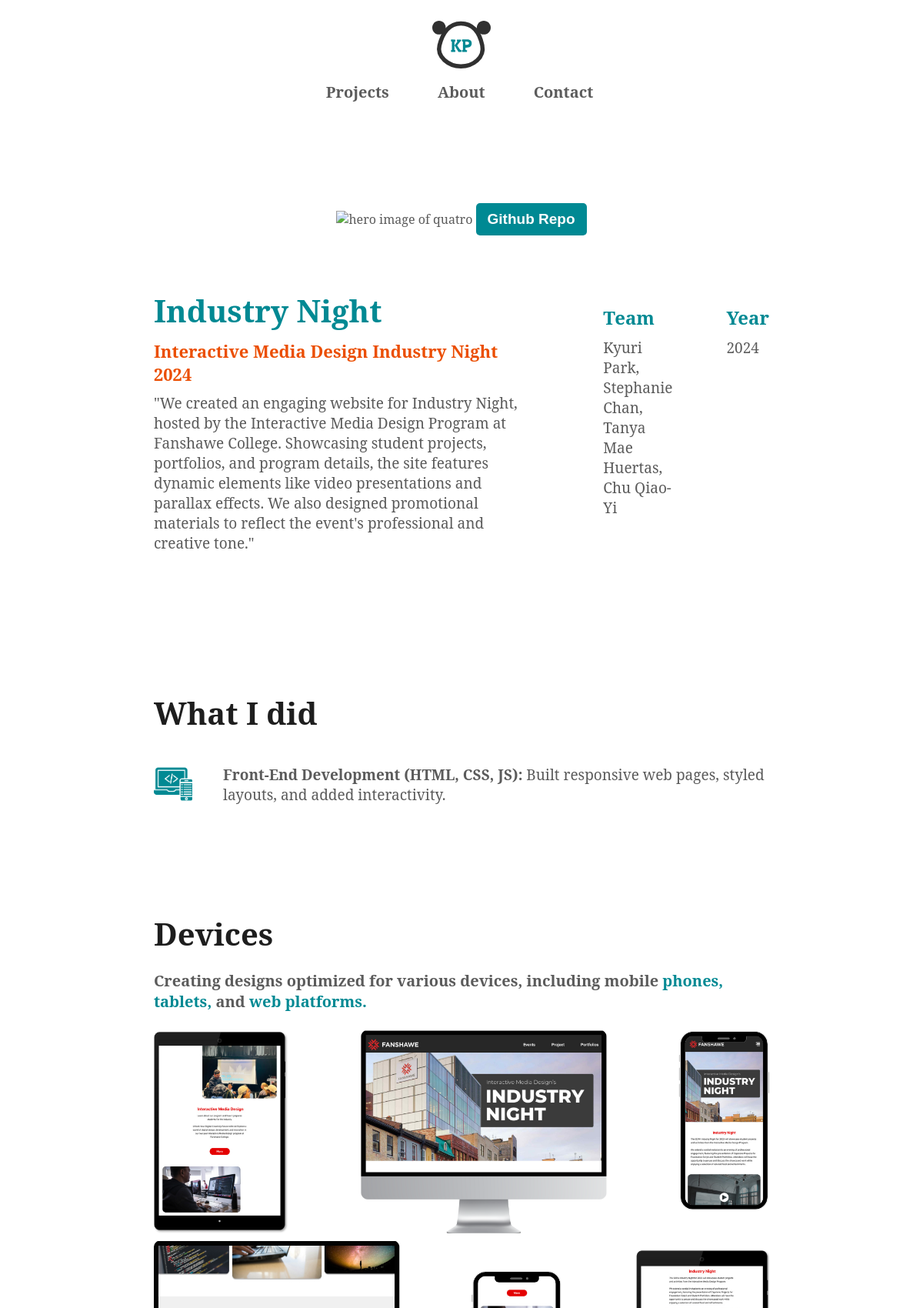
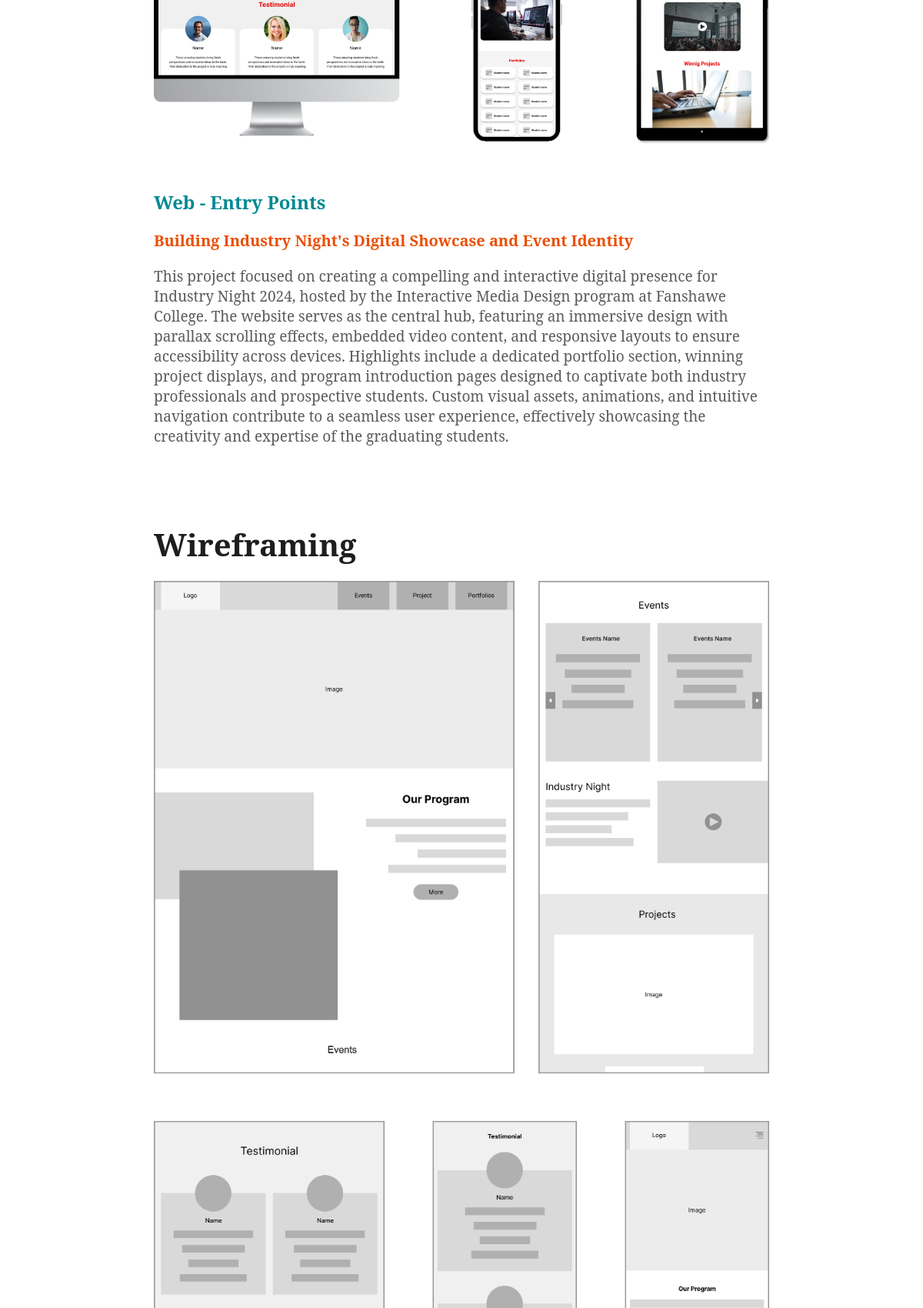
The app's page /industry.php (upper part) with its own data (2 pictures, top to bottom).
### tables this page shows
CREATE TABLE IF NOT EXISTS `projects` (
  `id` int NOT NULL AUTO_INCREMENT,
  `title` varchar(255) NOT NULL,
  `description` text NOT NULL,
  `team` varchar(255) NOT NULL,
  `year` int NOT NULL,
  `github_link` varchar(255) NOT NULL,
  `short_description` varchar(255) NOT NULL,
  `subtitle` varchar(255) NOT NULL,
  `instagram_link` varchar(255) DEFAULT NULL,
  `linkedin_link` varchar(255) DEFAULT NULL,
  `entry_point_h3` varchar(255) DEFAULT NULL,
  `entry_point_p` text,
  PRIMARY KEY (`id`)
);

### industry.php (the view, shortened to what this page needs)
<?php
include('includes/connect.php');
$projectQuery = "SELECT * FROM projects WHERE id = 3";
$projectResult = $conn->query($projectQuery);
$project = $projectResult->fetch_assoc();
$mediaQuery = "SELECT * FROM media WHERE project_id = 3";
$mediaResult = $conn->query($mediaQuery);
$images = [];
$videos = [];
while ($media = $mediaResult->fetch_assoc()) {
    if ($media['type'] == 'image') {
        $images[] = $media['file_path'];
    } elseif ($media['type'] == 'video') {
        $videos[] = $media['file_path'];
    }
}
?>
<!DOCTYPE html>
<html lang="en">
<head>
    <link rel="stylesheet" href="https://cdn.plyr.io/3.7.8/plyr.css">
    <link href="css/main.css" rel="stylesheet">
    <link href="css/grid.css" rel="stylesheet">
    <link rel="stylesheet" href="https://cdnjs.cloudflare.com/ajax/libs/font-awesome/6.0.0-beta3/css/all.min.css">
</head>
<body>
    <div id="sticky-nav-con">
        <header class="grid-con" id="main-header">
            <div id="logo" class="col-start-3 col-end-4 m-col-start-7 m-col-end-8 l-col-start-7 l-col-end-8 xl-col-start-7 xl-col-end-8">
                <img src="images/logo.svg" alt="KP Logo" />
            </div>
            <?php
            $current_page = basename($_SERVER['PHP_SELF']);
            ?>
            <nav id="main-nav" class="col-start-5 col-end-6 m-col-start-6 m-col-end-9 l-col-start-6 l-col-end-9 xl-col-start-6 xl-col-end-9">
                <div id="burger-con">
                    <ul>
                        <li><a href="index.php" class="<?= $current_page == 'index.php' ? 'active' : '' ?>">Projects</a></li>
                        <li><a href="about.html" class="<?= $current_page == 'about.html' ? 'active' : '' ?>">About</a></li>
                        <li><a href="contact.php" class="<?= $current_page == 'contact.php' ? 'active' : '' ?>">Contact</a></li>
                    </ul>
                </div>
            </nav>
        </header>
    </div>
    <br><br><br>
    <div class="case-study-body">
         <section id="quatro-hero">
        <img src="<?php echo $images[0]; ?>" alt="hero image of quatro">
        <?php if (!empty($project['github_link'])): ?>
            <a href="<?php echo $project['github_link']; ?>" target="_blank">
                <button>Github Repo</button>
            </a>
        <?php endif; ?>
        </section>
        <section id="industry-details-con">
            <div id="industry-details">
                <h2 class="Heading"><?php echo $project['title']; ?></h2>
                <h3><?php echo $project['subtitle']; ?></h3>
                <p><?php echo $project['description']; ?></p>
            </div>
            <div id="industry-team-year">
                <div>
                    <h2>Team</h2>
                    <p><?php echo $project['team']; ?></p>
                </div>
                <div>
                    <h2>Year</h2>
                    <p><?php echo $project['year']; ?></p>
                </div>
            </div>
        </section>
        <section id="what-I-did-con" class="grid-con">
            <h2 class="Heading col-span-full">What I did</h2>
            <div class="what-I-did col-span-full">
                <div id="front-end">
                    <img src="images/2.png" alt="front-end-icon">
                    <div><b>Front-End Development (HTML, CSS, JS):</b> Built responsive web pages, styled layouts, and added interactivity.</div>
                </div>
            </div>
        </section>
        <section id="devices-con">
            <h2 class="Heading">Devices</h2>
            <h3>Creating designs optimized for various devices, including mobile <span>phones,</span> <span>tablets,</span> and <span>web platforms.</span></h3>
            <div id="devices-con-img-box">
                <img src="<?php echo $images[1]; ?>" alt="images of industry night on devices">
            </div>
            <h2 class="entry-point">Web - Entry Points</h2>
            <h3 class="entry-point-h3"><?php echo $project['entry_point_h3']; ?></h3>
            <p><?php echo $project['entry_point_p']; ?></p>
        </section>
        <section id="wireframingSketches">
            <h2 class="Heading">Wireframing</h2>
            <div>
                <img src="<?php echo $images[2]; ?>" alt="wireframes of industry night">
            </div>
        </section>
    </div>
</body>
</html>

### records on screen
projects: title "Industry Night", subtitle "Interactive Media Design Industry Night 2024", description "\"We created an engaging website for Industry Night, hosted by the Interactive Media Design Program at Fanshawe College. Showcasing student projects, portfolios, and program details, the site features dynamic elements like video presentations and parallax effects. We also designed promotional materials to reflect the event's professional and creative tone.\"", team "Kyuri Park, Stephanie Chan, Tanya Mae Huertas, Chu Qiao-Yi", year "2024", entry_point_h3 "Building Industry Night's Digital Showcase and Event Identity", entry_point_p "This project focused on creating a compelling and interactive digital presence for Industry Night 2024, hosted by the Interactive Media Design program at Fanshawe College. The website serves as the central hub, featuring an immersive design with parallax scrolling effects, embedded video content, and responsive layouts to ensure accessibility across devices. Highlights include a dedicated portfolio section, winning project displays, and program introduction pages designed to captivate both industry professionals and prospective students. Custom visual assets, animations, and intuitive navigation contribute to a seamless user experience, effectively showcasing the creativity and expertise of…"
